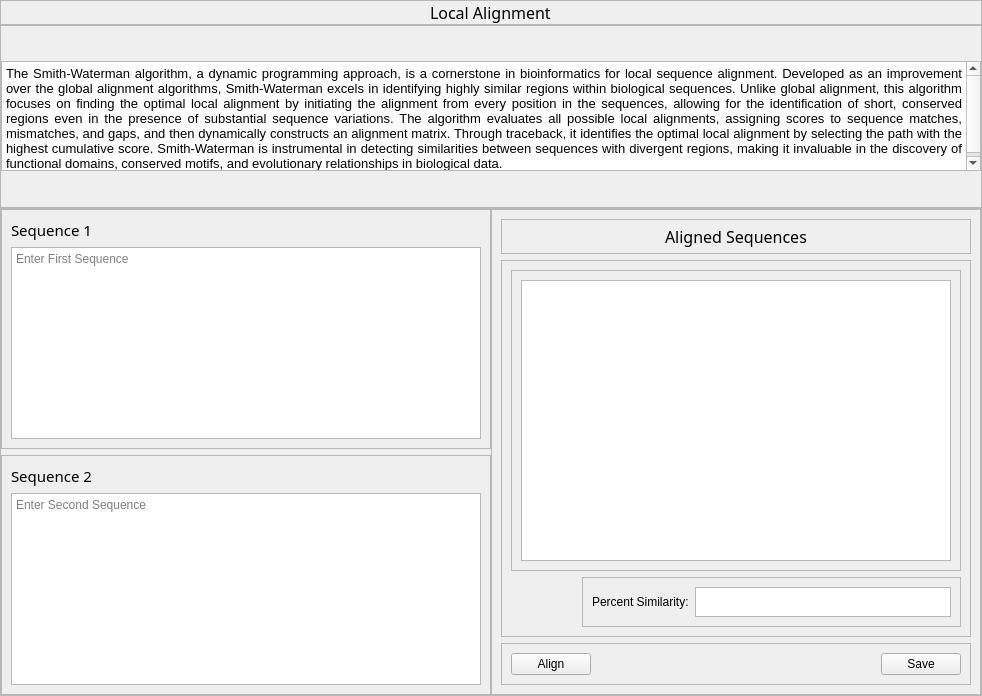
<?xml version="1.0" encoding="UTF-8"?>
<ui version="4.0">
 <class>Form</class>
 <widget class="QWidget" name="Form">
  <property name="geometry">
   <rect>
    <x>0</x>
    <y>0</y>
    <width>982</width>
    <height>696</height>
   </rect>
  </property>
  <property name="windowTitle">
   <string>Form</string>
  </property>
  <layout class="QVBoxLayout" name="verticalLayout_3">
   <property name="spacing">
    <number>0</number>
   </property>
   <property name="leftMargin">
    <number>0</number>
   </property>
   <property name="topMargin">
    <number>0</number>
   </property>
   <property name="rightMargin">
    <number>0</number>
   </property>
   <property name="bottomMargin">
    <number>0</number>
   </property>
   <item>
    <widget class="QFrame" name="title">
     <property name="maximumSize">
      <size>
       <width>16777215</width>
       <height>16777210</height>
      </size>
     </property>
     <property name="frameShape">
      <enum>QFrame::StyledPanel</enum>
     </property>
     <property name="frameShadow">
      <enum>QFrame::Raised</enum>
     </property>
     <layout class="QVBoxLayout" name="verticalLayout_2">
      <property name="spacing">
       <number>0</number>
      </property>
      <property name="leftMargin">
       <number>0</number>
      </property>
      <property name="topMargin">
       <number>0</number>
      </property>
      <property name="rightMargin">
       <number>0</number>
      </property>
      <property name="bottomMargin">
       <number>0</number>
      </property>
      <item alignment="Qt::AlignHCenter|Qt::AlignTop">
       <widget class="QLabel" name="label">
        <property name="font">
         <font>
          <family>Noto Sans</family>
          <pointsize>12</pointsize>
         </font>
        </property>
        <property name="text">
         <string>Local Alignment</string>
        </property>
       </widget>
      </item>
     </layout>
    </widget>
   </item>
   <item>
    <widget class="QFrame" name="des">
     <property name="frameShape">
      <enum>QFrame::StyledPanel</enum>
     </property>
     <property name="frameShadow">
      <enum>QFrame::Raised</enum>
     </property>
     <layout class="QVBoxLayout" name="verticalLayout">
      <property name="spacing">
       <number>0</number>
      </property>
      <property name="leftMargin">
       <number>0</number>
      </property>
      <property name="topMargin">
       <number>0</number>
      </property>
      <property name="rightMargin">
       <number>0</number>
      </property>
      <property name="bottomMargin">
       <number>0</number>
      </property>
      <item>
       <widget class="QTextBrowser" name="textBrowser">
        <property name="maximumSize">
         <size>
          <width>16777215</width>
          <height>110</height>
         </size>
        </property>
        <property name="html">
         <string>&lt;!DOCTYPE HTML PUBLIC &quot;-//W3C//DTD HTML 4.0//EN&quot; &quot;http://www.w3.org/TR/REC-html40/strict.dtd&quot;&gt;
&lt;html&gt;&lt;head&gt;&lt;meta name=&quot;qrichtext&quot; content=&quot;1&quot; /&gt;&lt;style type=&quot;text/css&quot;&gt;
p, li { white-space: pre-wrap; }
&lt;/style&gt;&lt;/head&gt;&lt;body style=&quot; font-family:'PMingLiU'; font-size:9pt; font-weight:400; font-style:normal;&quot;&gt;
&lt;p align=&quot;justify&quot; style=&quot; margin-top:0px; margin-bottom:0px; margin-left:0px; margin-right:0px; -qt-block-indent:0; text-indent:0px;&quot;&gt;&lt;span style=&quot; font-size:10pt;&quot;&gt;The Smith-Waterman algorithm, a dynamic programming approach, is a cornerstone in bioinformatics for local sequence alignment. Developed as an improvement over the global alignment algorithms, Smith-Waterman excels in identifying highly similar regions within biological sequences. Unlike global alignment, this algorithm focuses on finding the optimal local alignment by initiating the alignment from every position in the sequences, allowing for the identification of short, conserved regions even in the presence of substantial sequence variations. The algorithm evaluates all possible local alignments, assigning scores to sequence matches, mismatches, and gaps, and then dynamically constructs an alignment matrix. Through traceback, it identifies the optimal local alignment by selecting the path with the highest cumulative score. Smith-Waterman is instrumental in detecting similarities between sequences with divergent regions, making it invaluable in the discovery of functional domains, conserved motifs, and evolutionary relationships in biological data.&lt;/span&gt;&lt;/p&gt;&lt;/body&gt;&lt;/html&gt;</string>
        </property>
       </widget>
      </item>
     </layout>
    </widget>
   </item>
   <item>
    <widget class="QFrame" name="frame_3">
     <property name="sizePolicy">
      <sizepolicy hsizetype="Expanding" vsizetype="Expanding">
       <horstretch>0</horstretch>
       <verstretch>0</verstretch>
      </sizepolicy>
     </property>
     <property name="frameShape">
      <enum>QFrame::StyledPanel</enum>
     </property>
     <property name="frameShadow">
      <enum>QFrame::Raised</enum>
     </property>
     <layout class="QGridLayout" name="gridLayout">
      <property name="leftMargin">
       <number>0</number>
      </property>
      <property name="topMargin">
       <number>0</number>
      </property>
      <property name="rightMargin">
       <number>0</number>
      </property>
      <property name="bottomMargin">
       <number>0</number>
      </property>
      <property name="horizontalSpacing">
       <number>0</number>
      </property>
      <item row="1" column="0">
       <widget class="QFrame" name="seq2_frame">
        <property name="frameShape">
         <enum>QFrame::StyledPanel</enum>
        </property>
        <property name="frameShadow">
         <enum>QFrame::Raised</enum>
        </property>
        <layout class="QVBoxLayout" name="verticalLayout_7">
         <item>
          <widget class="QLabel" name="label_3">
           <property name="font">
            <font>
             <family>Noto Sans</family>
             <pointsize>11</pointsize>
            </font>
           </property>
           <property name="text">
            <string>Sequence 2</string>
           </property>
          </widget>
         </item>
         <item>
          <widget class="QTextEdit" name="textEdit_2">
           <property name="placeholderText">
            <string>Enter Second Sequence</string>
           </property>
          </widget>
         </item>
        </layout>
       </widget>
      </item>
      <item row="0" column="0">
       <widget class="QFrame" name="seq1_frame">
        <property name="frameShape">
         <enum>QFrame::StyledPanel</enum>
        </property>
        <property name="frameShadow">
         <enum>QFrame::Raised</enum>
        </property>
        <layout class="QVBoxLayout" name="verticalLayout_6">
         <item>
          <widget class="QLabel" name="label_2">
           <property name="font">
            <font>
             <family>Noto Sans</family>
             <pointsize>11</pointsize>
            </font>
           </property>
           <property name="text">
            <string>Sequence 1</string>
           </property>
          </widget>
         </item>
         <item>
          <widget class="QTextEdit" name="textEdit">
           <property name="placeholderText">
            <string>Enter First Sequence</string>
           </property>
          </widget>
         </item>
        </layout>
       </widget>
      </item>
      <item row="0" column="1" rowspan="2">
       <widget class="QFrame" name="align_framed">
        <property name="sizePolicy">
         <sizepolicy hsizetype="Preferred" vsizetype="Expanding">
          <horstretch>0</horstretch>
          <verstretch>0</verstretch>
         </sizepolicy>
        </property>
        <property name="frameShape">
         <enum>QFrame::StyledPanel</enum>
        </property>
        <property name="frameShadow">
         <enum>QFrame::Raised</enum>
        </property>
        <layout class="QVBoxLayout" name="verticalLayout_5">
         <item>
          <widget class="QFrame" name="frame_8">
           <property name="font">
            <font>
             <family>Noto Sans</family>
             <pointsize>12</pointsize>
            </font>
           </property>
           <property name="frameShape">
            <enum>QFrame::StyledPanel</enum>
           </property>
           <property name="frameShadow">
            <enum>QFrame::Raised</enum>
           </property>
           <layout class="QVBoxLayout" name="verticalLayout_4">
            <property name="topMargin">
             <number>5</number>
            </property>
            <property name="bottomMargin">
             <number>5</number>
            </property>
            <item alignment="Qt::AlignHCenter">
             <widget class="QLabel" name="label_4">
              <property name="text">
               <string>Aligned Sequences</string>
              </property>
             </widget>
            </item>
           </layout>
          </widget>
         </item>
         <item>
          <widget class="QFrame" name="frame_9">
           <property name="sizePolicy">
            <sizepolicy hsizetype="Preferred" vsizetype="Expanding">
             <horstretch>0</horstretch>
             <verstretch>0</verstretch>
            </sizepolicy>
           </property>
           <property name="frameShape">
            <enum>QFrame::StyledPanel</enum>
           </property>
           <property name="frameShadow">
            <enum>QFrame::Raised</enum>
           </property>
           <layout class="QVBoxLayout" name="verticalLayout_8">
            <item>
             <widget class="QFrame" name="frame_11">
              <property name="sizePolicy">
               <sizepolicy hsizetype="Preferred" vsizetype="Expanding">
                <horstretch>0</horstretch>
                <verstretch>0</verstretch>
               </sizepolicy>
              </property>
              <property name="frameShape">
               <enum>QFrame::StyledPanel</enum>
              </property>
              <property name="frameShadow">
               <enum>QFrame::Raised</enum>
              </property>
              <layout class="QGridLayout" name="gridLayout_2">
               <item row="0" column="0">
                <widget class="QTextBrowser" name="textBrowser_2"/>
               </item>
              </layout>
             </widget>
            </item>
            <item alignment="Qt::AlignRight|Qt::AlignBottom">
             <widget class="QFrame" name="frame_10">
              <property name="maximumSize">
               <size>
                <width>16777215</width>
                <height>50</height>
               </size>
              </property>
              <property name="frameShape">
               <enum>QFrame::StyledPanel</enum>
              </property>
              <property name="frameShadow">
               <enum>QFrame::Raised</enum>
              </property>
              <layout class="QGridLayout" name="gridLayout_3">
               <item row="0" column="0">
                <widget class="QLabel" name="label_5">
                 <property name="text">
                  <string>Percent Similarity:</string>
                 </property>
                </widget>
               </item>
               <item row="0" column="1">
                <widget class="QTextBrowser" name="textBrowser_3"/>
               </item>
              </layout>
             </widget>
            </item>
           </layout>
          </widget>
         </item>
         <item>
          <widget class="QFrame" name="start_save_btns">
           <property name="frameShape">
            <enum>QFrame::StyledPanel</enum>
           </property>
           <property name="frameShadow">
            <enum>QFrame::Raised</enum>
           </property>
           <layout class="QHBoxLayout" name="horizontalLayout">
            <item>
             <widget class="QPushButton" name="pushButton">
              <property name="text">
               <string>Align</string>
              </property>
             </widget>
            </item>
            <item>
             <spacer name="horizontalSpacer">
              <property name="orientation">
               <enum>Qt::Horizontal</enum>
              </property>
              <property name="sizeHint" stdset="0">
               <size>
                <width>228</width>
                <height>20</height>
               </size>
              </property>
             </spacer>
            </item>
            <item>
             <widget class="QPushButton" name="pushButton_2">
              <property name="text">
               <string>Save</string>
              </property>
             </widget>
            </item>
           </layout>
          </widget>
         </item>
        </layout>
       </widget>
      </item>
     </layout>
    </widget>
   </item>
  </layout>
 </widget>
 <resources/>
 <connections/>
</ui>
